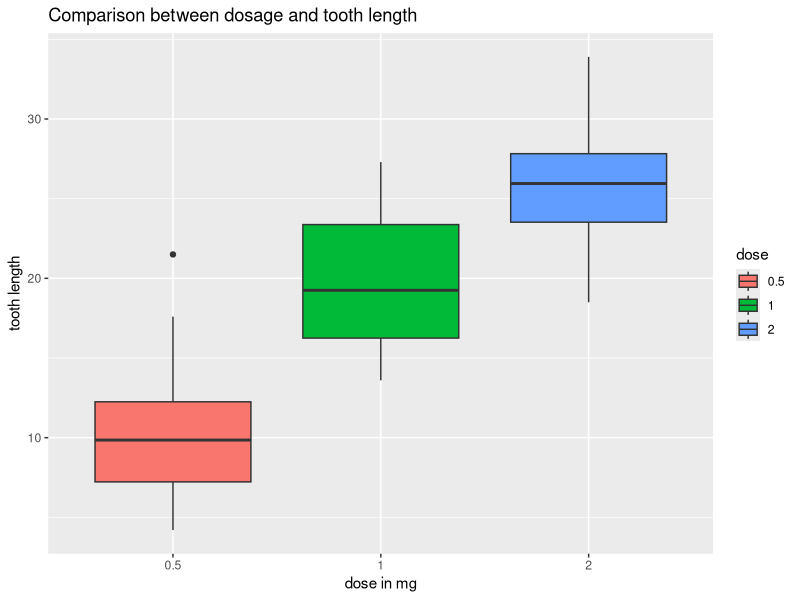
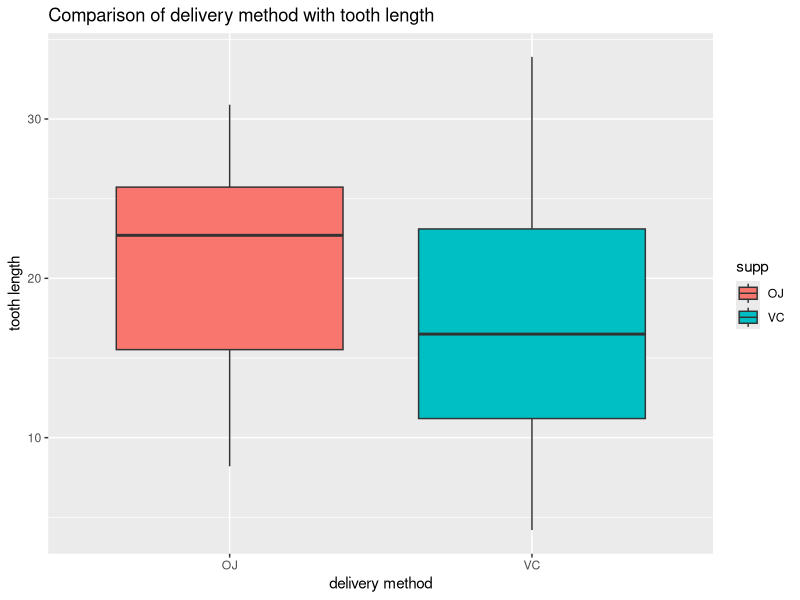

Reproduce these figures in R, in order.
## ---- chunk 1
knitr::opts_chunk$set(echo = TRUE)
## ---- chunk 2
library(datasets)
data("ToothGrowth")
head(ToothGrowth)
## ---- chunk 3
library(ggplot2)
#Plot 1 (dose vs len)
ToothGrowth$dose<-as.factor(ToothGrowth$dose)
g<-ggplot(ToothGrowth,aes(x=dose,y=len,fill=dose))+geom_boxplot()+ggtitle("Comparison between dosage and tooth length")+xlab("dose in mg")+ylab("tooth length")
print(g)
#Plot 2 (supp vs len)
k<-ggplot(ToothGrowth,aes(x=supp,y=len,fill=supp))+geom_boxplot()+ggtitle("Comparison of delivery method with tooth length")+xlab("delivery method")+ylab("tooth length")
print(k)
## ---- chunk 4
sum(!complete.cases(ToothGrowth))
## ---- chunk 5
summary(ToothGrowth)
## ---- chunk 6
str(ToothGrowth)
## ---- chunk 7
dosage<-ToothGrowth$dose
supp<-ToothGrowth$supp
len<-ToothGrowth$len
t.test(len[supp=="OJ"],len[supp=="VC"],paired=FALSE)
## ---- chunk 8
# compare between dosage of 0.5 mg and 1 mg
t.test(len[dosage==0.5],len[dosage==1],paired = FALSE)
## ---- chunk 9
# compare between dosage of 1 mg and 2 mg
t.test(len[dosage==1],len[dosage==2],paired=FALSE)
